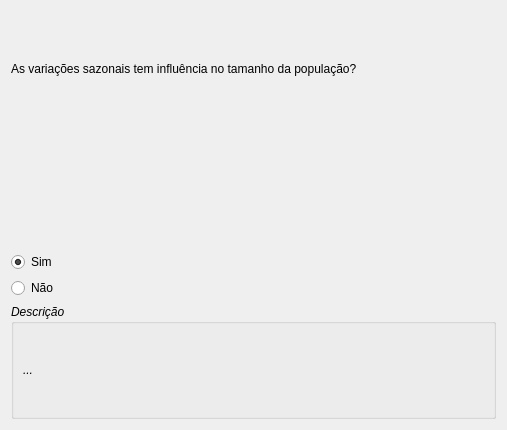
<?xml version="1.0" encoding="UTF-8"?>
<ui version="4.0">
 <class>WizardPage</class>
 <widget class="QWizardPage" name="WizardPage">
  <property name="geometry">
   <rect>
    <x>0</x>
    <y>0</y>
    <width>507</width>
    <height>430</height>
   </rect>
  </property>
  <property name="windowTitle">
   <string>WizardPage</string>
  </property>
  <layout class="QHBoxLayout" name="horizontalLayout_2">
   <item>
    <layout class="QVBoxLayout" name="verticalLayout_2">
     <item>
      <widget class="QLabel" name="label">
       <property name="text">
        <string>As variações sazonais tem influência no tamanho da população?</string>
       </property>
      </widget>
     </item>
     <item>
      <widget class="QLabel" name="label_5">
       <property name="text">
        <string/>
       </property>
       <property name="pixmap">
        <pixmap>../Imagens/Imagens programa/ALiger.jpg</pixmap>
       </property>
      </widget>
     </item>
     <item>
      <layout class="QGridLayout" name="gridLayout">
       <item row="0" column="0">
        <widget class="QRadioButton" name="rbContinuo">
         <property name="text">
          <string>Sim</string>
         </property>
         <property name="checked">
          <bool>true</bool>
         </property>
        </widget>
       </item>
       <item row="1" column="0">
        <widget class="QRadioButton" name="rbDiscreto">
         <property name="text">
          <string>Não</string>
         </property>
        </widget>
       </item>
      </layout>
     </item>
     <item>
      <widget class="QGroupBox" name="groupBox">
       <property name="font">
        <font>
         <weight>50</weight>
         <italic>true</italic>
         <bold>false</bold>
        </font>
       </property>
       <property name="title">
        <string>Descrição</string>
       </property>
       <layout class="QHBoxLayout" name="horizontalLayout">
        <item>
         <widget class="QLabel" name="label_2">
          <property name="text">
           <string>...</string>
          </property>
          <property name="alignment">
           <set>Qt::AlignJustify|Qt::AlignVCenter</set>
          </property>
          <property name="wordWrap">
           <bool>true</bool>
          </property>
         </widget>
        </item>
       </layout>
      </widget>
     </item>
    </layout>
   </item>
  </layout>
 </widget>
 <resources/>
 <connections/>
</ui>
